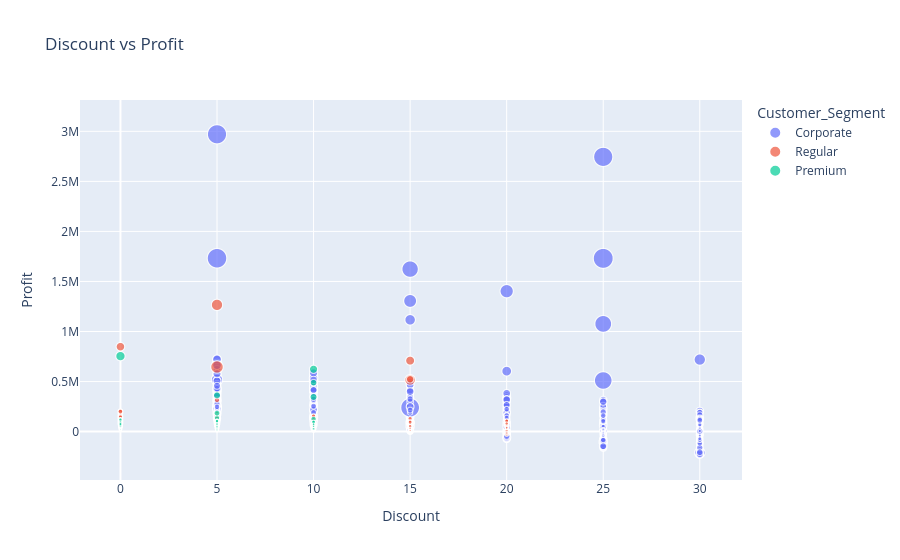

The code cell stored with this chart in its notebook:
### Markdown cell above
**Code Cell 5
Customer Segment Analysis**

### Code cell
fig = px.scatter(

    df,

    x="Discount",

    y="Profit",

    color="Customer_Segment",

    size="Sales",

    title="Discount vs Profit"

)

fig.show()

### Figure 1 — Plotly figure (JSON) as saved in the notebook; plotly's stock layout.template omitted (floating-point values rounded to 4 significant figures; data arrays with more than 128 entries replaced by an {"elided": "..."} marker saying what was removed)
{"data": [{"hovertemplate": "Customer_Segment=Corporate<br>Discount=%{x}<br>Profit=%{y}<br>Sales=%{marker.size}<extra></extra>", "legendgroup": "Corporate", "marker": {"color": "#636efa", "size": {"elided": "3414 float values"}, "sizemode": "area", "sizeref": 23500.0, "symbol": "circle"}, "mode": "markers", "name": "Corporate", "showlegend": true, "type": "scattergl", "x": {"elided": "3414 float values"}, "xaxis": "x", "y": {"elided": "3414 float values"}, "yaxis": "y"}, {"hovertemplate": "Customer_Segment=Regular<br>Discount=%{x}<br>Profit=%{y}<br>Sales=%{marker.size}<extra></extra>", "legendgroup": "Regular", "marker": {"color": "#EF553B", "size": {"elided": "3336 float values"}, "sizemode": "area", "sizeref": 23500.0, "symbol": "circle"}, "mode": "markers", "name": "Regular", "showlegend": true, "type": "scattergl", "x": {"elided": "3336 float values"}, "xaxis": "x", "y": {"elided": "3336 float values"}, "yaxis": "y"}, {"hovertemplate": "Customer_Segment=Premium<br>Discount=%{x}<br>Profit=%{y}<br>Sales=%{marker.size}<extra></extra>", "legendgroup": "Premium", "marker": {"color": "#00cc96", "size": {"elided": "3350 float values"}, "sizemode": "area", "sizeref": 23500.0, "symbol": "circle"}, "mode": "markers", "name": "Premium", "showlegend": true, "type": "scattergl", "x": {"elided": "3350 float values"}, "xaxis": "x", "y": {"elided": "3350 float values"}, "yaxis": "y"}], "layout": {"legend": {"itemsizing": "constant", "title": {"text": "Customer_Segment"}, "tracegroupgap": 0}, "title": {"text": "Discount vs Profit"}, "xaxis": {"anchor": "y", "domain": [0, 1], "title": {"text": "Discount"}}, "yaxis": {"anchor": "x", "domain": [0, 1], "title": {"text": "Profit"}}}}
